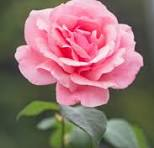
#> input picture Image_drawing/flower.jpeg, 154 x 148 px
$ python d_line.py
#> lines starting #> are read from the running program, lines starting #| are printed output that depends on the picture; after the words box and inside, x2 and y2 are one past the last pixel; in counts of white or black regions, pixels touching at a corner belong together
# Drawing Line using openCV

# cv2.line(image, start_point, end_point, color, thickness) where image is the image on which you want to draw the line,
# start_point is the starting point of the line, end_point is the ending point of the line,
# color is the color of the line in BGR format, and thickness is the thickness of the line.

import cv2

# Create a blank image
image = cv2.imread('./flower.jpeg')
#> image is the input picture: shape (148, 154, 3); mean B, G, R 112.7, 113.9, 149.5

if image is None:
    print("Error: Could not read the image.")
else:
  print("Image loaded successfully.")

  # Define start and end points of the line
  start_point = (0, 0)  # Starting point (x, y)

  # Define end point of the line
  end_point = (60, 80)  # Ending point (x, y)

  # Define color in BGR format (blue, green, red)
  color = (255, 0, 0)  # Blue color

  # Define thickness of the line
  thickness = 2  # Thickness of the line

  # Draw the line on the image
  cv2.line(image, start_point, end_point, color, thickness)
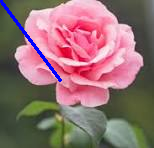
#> image: shape (148, 154, 3); 1.5% of pixels changed, all inside (x1, y1, x2, y2) = (0, 0, 62, 82)
  # Display the image with the drawn line
  cv2.imshow('Image with Line', image)
  cv2.waitKey(0)  # Wait for a key press to close the window
  cv2.destroyAllWindows()  # Close all OpenCV windows
  # Save the modified image
  cv2.imwrite('output_image_with_line.png', image)

  print("Line drawn and image saved as 'output_image_with_line.png'.")
